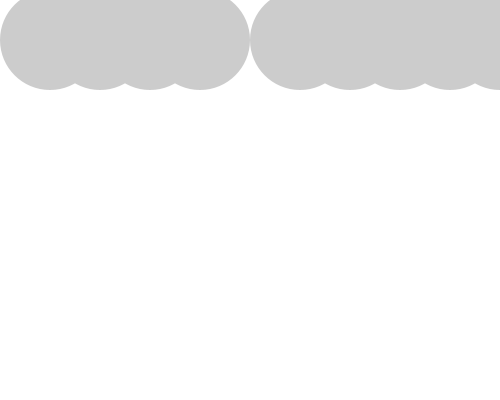
Frame 1 (no input)
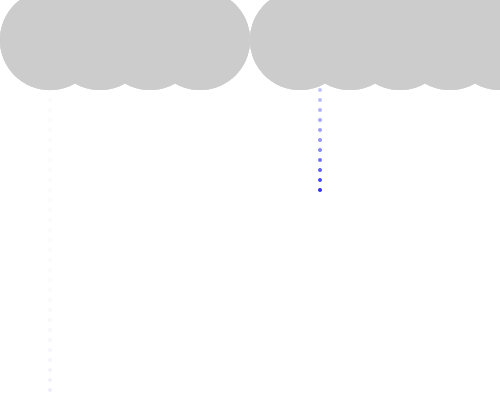
Frame 60 (the mouse pressed at the canvas centre just before this capture)
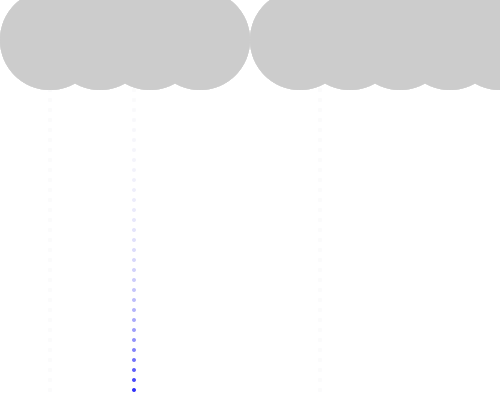
Frame 120 (the mouse held since frame 60 and released just before this capture)

The Processing sketch that drew these frames (run headless with seeded random() and noise(); from frame 60 on, the mouse is pressed at the canvas centre):

// Processing sketch: TKTR123
// ── TKTR123.pde
int ranx = width / 2;
 int y = 0;
 int speed = 10;

 void setup(){
 size(500,400);
 background(255);
 ellipseMode(RADIUS);
 }

 void draw(){
 noStroke();
 frameRate(100);
 fill(255,255,255,30);
 rect(0,0,width,height);
 fill(50,50,250,255);
 if(y == 400) {
y = 0;
ranx = (int)random(10,490);

 }  

 ellipse(ranx, y, 2, 2);

 y += speed;
 
 noStroke();
 fill(204,204,204);
 ellipse(50,40,50,50);
 ellipse(100,40,50,50);
 ellipse(150,40,50,50);
 ellipse(200,40,50,50);
 ellipse(300,40,50,50);
 ellipse(350,40,50,50);
 ellipse(400,40,50,50);
 ellipse(450,40,50,50);
 ellipse(500,40,50,50);
 }
 
